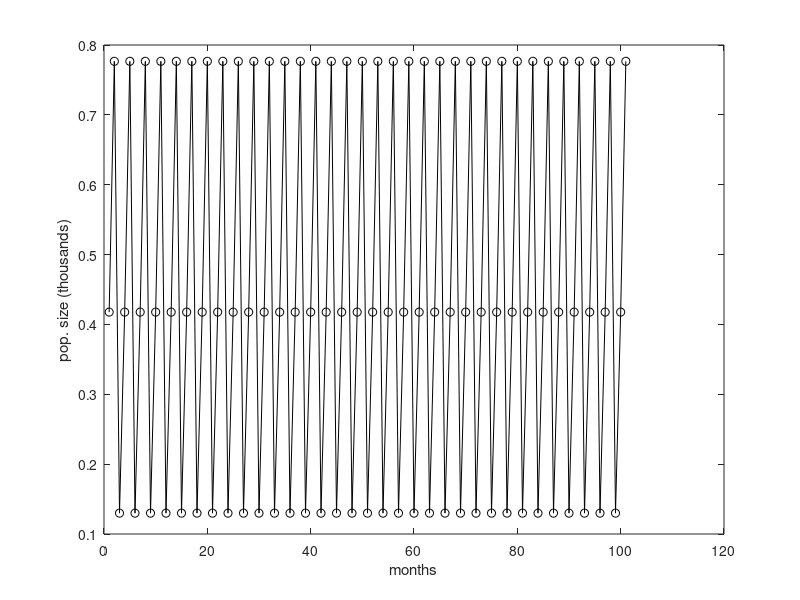

MATLAB code to generate this figure:
% rabbit population growth
% bound by carrying capacity
nMax = 1000; % length of sim
r = sqrt(8); % max growth rate
K = 0.6; % carrying capacity

x = zeros(nMax,1); % thousands of rabbits
x(1,:) = 0.2; % initial population

xdot = @(x,r,K) x + r*(1 - x./K).*x; 

for n=2:nMax
    
    x(n,:) = xdot(x(n-1,:),r,K);
    
end % finished loop

% THE MODEL ^
% ------------------------------------------
% THE BEHAVIOR / THE OUTPUT ? 

figure(1); 
plot(x(nMax-100:nMax),'-ok');
ylabel('pop. size (thousands)')
xlabel('months')